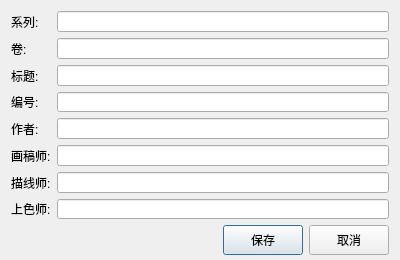
<?xml version="1.0" encoding="UTF-8"?>
<ui version="4.0">
 <class>editorDialog</class>
 <widget class="QDialog" name="editorDialog">
  <property name="geometry">
   <rect>
    <x>0</x>
    <y>0</y>
    <width>400</width>
    <height>260</height>
   </rect>
  </property>
  <property name="minimumSize">
   <size>
    <width>400</width>
    <height>260</height>
   </size>
  </property>
  <property name="windowTitle">
   <string>元数据编辑器</string>
  </property>
  <property name="windowIcon">
   <iconset resource="KCC.qrc">
    <normaloff>:/Icon/icons/comic2ebook.png</normaloff>:/Icon/icons/comic2ebook.png</iconset>
  </property>
  <layout class="QVBoxLayout" name="verticalLayout">
   <property name="bottomMargin">
    <number>5</number>
   </property>
   <item>
    <widget class="QWidget" name="editorWidget" native="true">
     <layout class="QGridLayout" name="gridLayout">
      <property name="leftMargin">
       <number>0</number>
      </property>
      <property name="topMargin">
       <number>0</number>
      </property>
      <property name="rightMargin">
       <number>0</number>
      </property>
      <property name="bottomMargin">
       <number>0</number>
      </property>
      <item row="0" column="0">
       <widget class="QLabel" name="label_1">
        <property name="text">
         <string>系列:</string>
        </property>
       </widget>
      </item>
      <item row="0" column="1">
       <widget class="QLineEdit" name="seriesLine"/>
      </item>
      <item row="1" column="0">
       <widget class="QLabel" name="label_2">
        <property name="text">
         <string>卷:</string>
        </property>
       </widget>
      </item>
      <item row="1" column="1">
       <widget class="QLineEdit" name="volumeLine"/>
      </item>
      <item row="3" column="0">
       <widget class="QLabel" name="label_3">
        <property name="text">
         <string>编号:</string>
        </property>
       </widget>
      </item>
      <item row="3" column="1">
       <widget class="QLineEdit" name="numberLine"/>
      </item>
      <item row="4" column="0">
       <widget class="QLabel" name="label_4">
        <property name="text">
         <string>作者:</string>
        </property>
       </widget>
      </item>
      <item row="4" column="1">
       <widget class="QLineEdit" name="writerLine"/>
      </item>
      <item row="5" column="0">
       <widget class="QLabel" name="label_5">
        <property name="text">
         <string>画稿师:</string>
        </property>
       </widget>
      </item>
      <item row="5" column="1">
       <widget class="QLineEdit" name="pencillerLine"/>
      </item>
      <item row="6" column="0">
       <widget class="QLabel" name="label_6">
        <property name="text">
         <string>描线师:</string>
        </property>
       </widget>
      </item>
      <item row="6" column="1">
       <widget class="QLineEdit" name="inkerLine"/>
      </item>
      <item row="7" column="0">
       <widget class="QLabel" name="label_7">
        <property name="text">
         <string>上色师:</string>
        </property>
       </widget>
      </item>
      <item row="7" column="1">
       <widget class="QLineEdit" name="coloristLine"/>
      </item>
      <item row="2" column="0">
       <widget class="QLabel" name="label_8">
        <property name="text">
         <string>标题:</string>
        </property>
       </widget>
      </item>
      <item row="2" column="1">
       <widget class="QLineEdit" name="titleLine"/>
      </item>
     </layout>
    </widget>
   </item>
   <item>
    <widget class="QWidget" name="optionWidget" native="true">
     <layout class="QHBoxLayout" name="horizontalLayout">
      <property name="leftMargin">
       <number>0</number>
      </property>
      <property name="topMargin">
       <number>0</number>
      </property>
      <property name="rightMargin">
       <number>0</number>
      </property>
      <property name="bottomMargin">
       <number>0</number>
      </property>
      <item>
       <widget class="QLabel" name="statusLabel">
        <property name="sizePolicy">
         <sizepolicy hsizetype="MinimumExpanding" vsizetype="MinimumExpanding">
          <horstretch>0</horstretch>
          <verstretch>0</verstretch>
         </sizepolicy>
        </property>
        <property name="text">
         <string/>
        </property>
       </widget>
      </item>
      <item>
       <widget class="QPushButton" name="okButton">
        <property name="minimumSize">
         <size>
          <width>0</width>
          <height>30</height>
         </size>
        </property>
        <property name="text">
         <string>保存</string>
        </property>
        <property name="icon">
         <iconset resource="KCC.qrc">
          <normaloff>:/Other/icons/convert.png</normaloff>:/Other/icons/convert.png</iconset>
        </property>
       </widget>
      </item>
      <item>
       <widget class="QPushButton" name="cancelButton">
        <property name="minimumSize">
         <size>
          <width>0</width>
          <height>30</height>
         </size>
        </property>
        <property name="text">
         <string>取消</string>
        </property>
        <property name="icon">
         <iconset resource="KCC.qrc">
          <normaloff>:/Other/icons/clear.png</normaloff>:/Other/icons/clear.png</iconset>
        </property>
       </widget>
      </item>
     </layout>
    </widget>
   </item>
  </layout>
 </widget>
 <tabstops>
  <tabstop>seriesLine</tabstop>
  <tabstop>volumeLine</tabstop>
  <tabstop>titleLine</tabstop>
  <tabstop>numberLine</tabstop>
  <tabstop>writerLine</tabstop>
  <tabstop>pencillerLine</tabstop>
  <tabstop>inkerLine</tabstop>
  <tabstop>coloristLine</tabstop>
  <tabstop>okButton</tabstop>
  <tabstop>cancelButton</tabstop>
 </tabstops>
 <resources>
  <include location="KCC.qrc"/>
 </resources>
 <connections/>
</ui>
